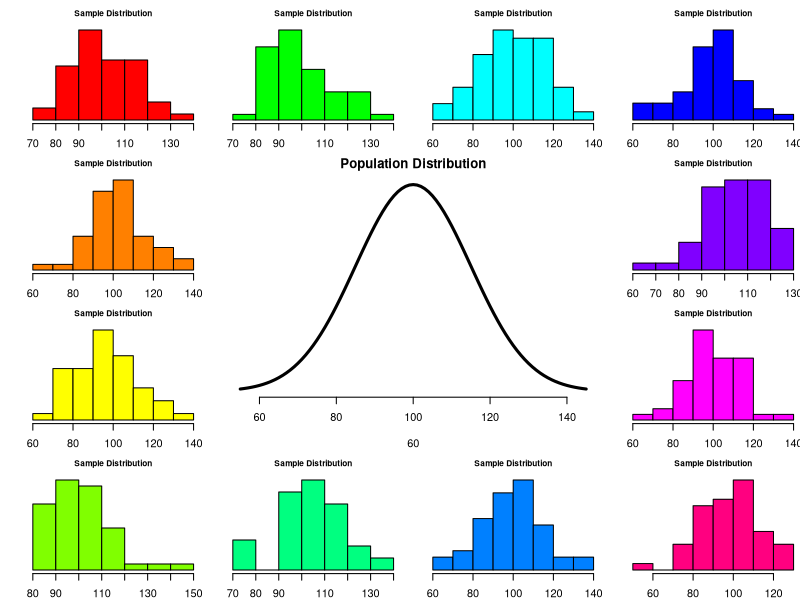
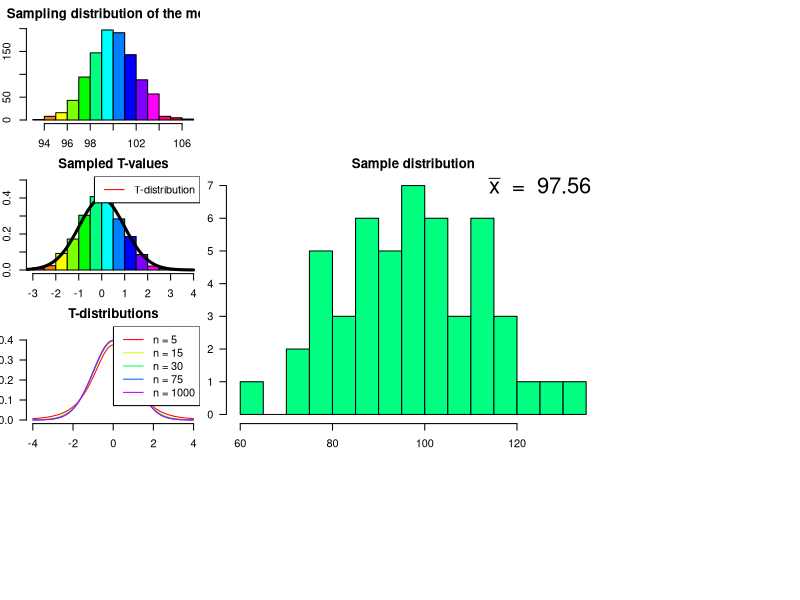
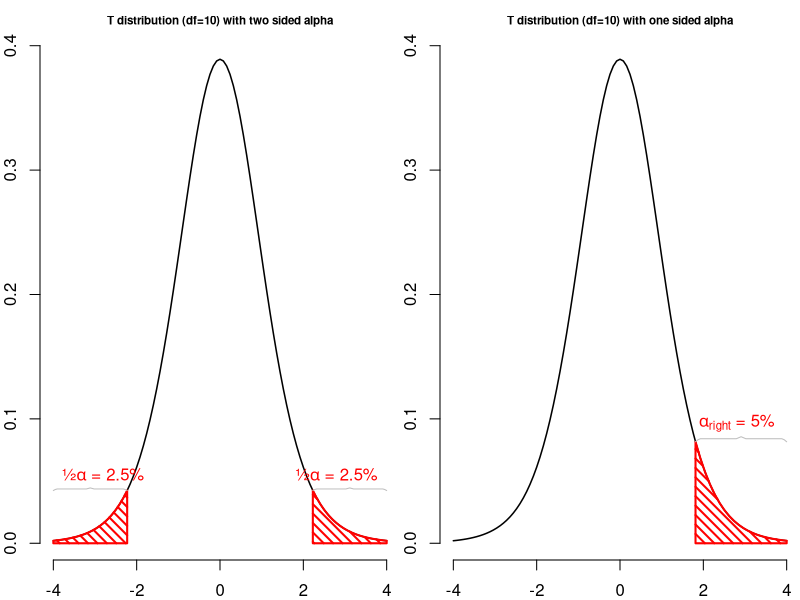
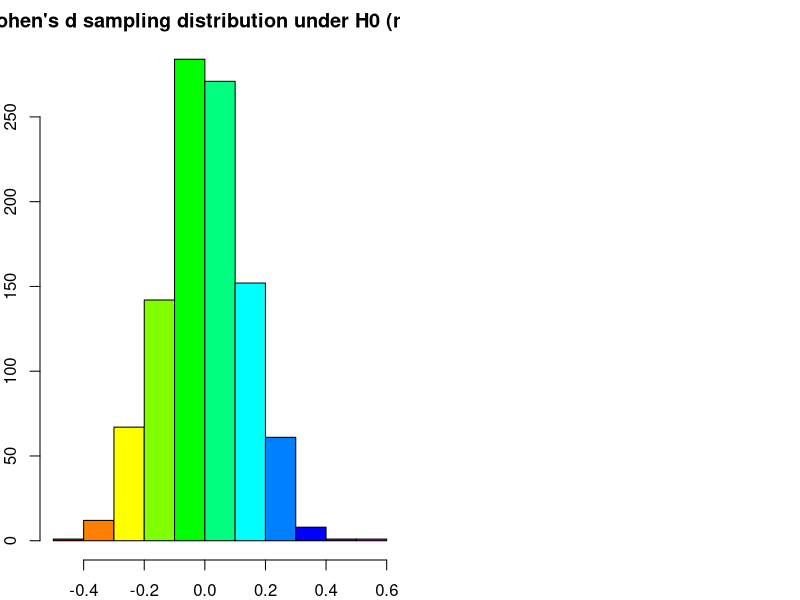

R code for these plots, in order:
## ---- chunk 1
#| output-location: slide
#| code-line-numbers: "3-4|6-7|14"
set.seed(123)
layout(matrix(c(2:6,1,1,7:8,1,1,9:13), 4, 4))

n  <- 50    # Sample size
df <- n - 1 # Degrees of freedom

mu    <- 100
sigma <- 15

IQ <- seq(mu-45, mu+45, 1)

par(mar=c(4,2,2,0))  
plot(IQ, dnorm(IQ, mean = mu, sd = sigma), type='l', col="black", main = "Population Distribution", 
     lwd = 3, bty= "n", axes = FALSE, xlab = c(60, 140))
axis(1)

n.samples <- 12

for(i in 1:n.samples) {
  
  par(mar=c(2,2,2,0))  
  hist(rnorm(n, mu, sigma), main="Sample Distribution", xlab = c(60, 140),
       cex.axis=.5, col=rainbow(12)[i], cex.main = .75, las = 1, axes = FALSE)
axis(1)
  
}
## ---- chunk 2
x <- rnorm(n, mu, sigma); x
## ---- chunk 3
#| output-location: slide
hist(x, main = "Sample distribution", col = rainbow(12)[6], breaks = 15, las =1)
text(125, 7, bquote(bar(x) ~ " = " ~ .(round(mean(x),2))), cex = 2)
## ---- chunk 4
n.samples     <- 1000
mean.x.values <- vector()
se.x.values   <- vector()

for(i in 1:n.samples) {
  x <- rnorm(n, mu, sigma)
  mean.x.values[i] <- mean(x)
  se.x.values[i]   <- (sd(x) / sqrt(n))
}
## ---- chunk 5
head(cbind(mean.x.values, se.x.values))
## ---- chunk 6
#| output-location: slide

hist(mean.x.values, 
     col  = rainbow(12),
     main = "Sampling distribution of the mean", 
     xlab = "1,000 sample means")
## ---- chunk 7
tStat <- (mean(x) - mu) / (sd(x) / sqrt(n))
tStat
## ---- chunk 8
t.values <- (mean.x.values - mu) / se.x.values

tail(cbind(mean.x.values, mu, se.x.values, t.values))
## ---- chunk 9
#| output-location: slide

hist(t.values, 
     freq = FALSE, 
     main = "Sampled T-values", 
     xlab = "T-values",
     col  = rainbow(12),
     ylim = c(0, .5))
myTs = seq(-4, 4, .01)
lines(myTs, dt(myTs,df), lwd = 3, col = "black")
legend("topright", lty = 1, col="red", legend = "T-distribution")
## ---- chunk 10
multiple.n  <- c(5, 15, 30, 75, 1000)
multiple.df <- multiple.n - 1
col         <- rainbow(length(multiple.df))

plot(myTs,  dt(myTs, multiple.df[1]), type = "l", 
     xlim = c(-4,4), ylim = c(0,.45), 
     xlab = "T", ylab="density", las = 1, bty = "n",
     col = col[1], main="T-distributions" )

for(i in 2:length(multiple.df)) { 
  lines(myTs, dt(myTs, multiple.df[i]), type="l", col=col[i], lwd = 1)
  } 
legend("topright", legend = paste("n =",multiple.n), lty=1, col = col)
## ---- chunk 11
layout(matrix(1:2, 1, 2))


plot(function(x) dt(x, df = 10), -4, 4,
     main="T distribution (df=10) with two sided alpha",
     cex.main = .7,
     xlab="T-value",
     ylab="",
     bty="n",
     lwd=1.5)
     
tStat <- 2

pVal <- pt(1,10)

alpha_r = 1 - pVal


# add p-value
#pol_left = seq(-4,-t,length=20)
#polygon(c(pol_left,rev(pol_left)),  c(rep(0,20), dt( rev(pol_left),  df = 10)), col="red", angle=45, density=15, lwd=2)
#pol_right = seq(4,t,length=20)
#polygon(c(pol_right,rev(pol_right)),c(rep(0,20), dt( rev(pol_right), df = 10)), col="red", angle=45, density=15, lwd=2)

# add alpha

tp95  = qt(.95,10)
tp975 = qt(.975,10)
tp25  = qt(.025,10)

pol_left = seq(-4,tp25,length=20)
polygon(c(pol_left,rev(pol_left)),  c(rep(0,20), dt( rev(pol_left),  df = 10)), col="red", angle=-45, density=15, lwd=2)

pol_left = seq(tp975,4,length=20)
polygon(c(pol_left,rev(pol_left)),  c(rep(0,20), dt( rev(pol_left),  df = 10)), col="red", angle=-45, density=15, lwd=2)

# label alpha
text(-2.8,dt(tp25 , df = 10),expression(paste("½",alpha       ," = 2.5%",sep="")),pos=3, col='red')
text( 2.8,dt(tp975, df = 10),expression(paste("½",alpha       ," = 2.5%",sep="")),pos=3, col='red')

xbracket = seq(-4,tp25,length=39)
ybracket = dt(tp25 , df = 10)*c(c(1,1.02),rep(1.03,16),c(1.04,1.05,1.04),rep(1.03,16),c(1.02,1))
lines(xbracket,ybracket,col="gray")

xbracket = seq(tp975, 4,length=39)
ybracket = dt(tp975 , df = 10)*c(c(1,1.02),rep(1.03,16),c(1.04,1.05,1.04),rep(1.03,16),c(1.02,1))
lines(xbracket,ybracket,col="gray")

#text(-4.2,.38,expression(paste("2 sided: P = ",P[left] + P[right]," = 7.34%")),pos=4)

plot(function(x) dt(x, df = 10), -4, 4,
     main="T distribution (df=10) with one sided alpha",
     cex.main = .7,
     xlab="T-value",
     ylab="",
     bty="n", 
     lwd=1.5)

pol_left = seq(tp95,4,length=20)
polygon(c(pol_left,rev(pol_left)),  c(rep(0,20), dt( rev(pol_left),  df = 10)), col="red", angle=-45, density=15, lwd=2)

# label alpha
text( 2.8,dt(tp95 , df = 10),expression(paste(    alpha[right]," = 5%"  ,sep="")),pos=3, col='red')

# add p-value
#pol_left = seq(-4,-t,length=20)
#polygon(c(pol_left,rev(pol_left)),  c(rep(0,20), dt( rev(pol_left),  df = 10)), col="red", angle=45, density=15, lwd=2)
#pol_right = seq(4,t,length=20)
#polygon(c(pol_right,rev(pol_right)),c(rep(0,20), dt( rev(pol_right), df = 10)), col="red", angle=45, density=15, lwd=2)

#text((-4+tp25)/2,dt(tp25  , df = 10),"{",srt=-90,col="grey")
#text( (4+tp975)/2,dt(tp975, df = 10),"{",srt=-90,col="grey")
#text( (4+tp95)/2,dt(tp95  , df = 10),"{",srt=-90,col="grey")

# label p-values
#text(-t,.01,expression(P[left] ),pos=2,col="red")
#text( t,.01,expression(P[right]),pos=4,col="red")

#text(-t-.1,dt(-t, df = 10)+.003,"T")
#text( t+.1,dt( t, df = 10)+.003,"T")


# text(-4.2,.38 ,"1 sided: P/2 = 3.67%",pos=4)

## 1%   T = 1.81246
## .95% T = 2.228

#polygon(c(0,1,1,0),c(0,0,.3,.3))

pol_left = seq(-4,-tStat,length=20)

xbracket = seq(tp95,4,length=39)
ybracket = dt(tp95 , df = 10)*c(c(1,1.02),rep(1.03,16),c(1.04,1.05,1.04),rep(1.03,16),c(1.02,1))
lines(xbracket,ybracket,col="gray")
## ---- chunk 12
cohenD <- tStat / sqrt(n)

cohenD
## ---- chunk 13
hist(t.values / sqrt(n), 
     col = rainbow(12),
     main = "Cohen's d sampling distribution under H0 (n = 50)", xlab = "Cohen's d"
     )
